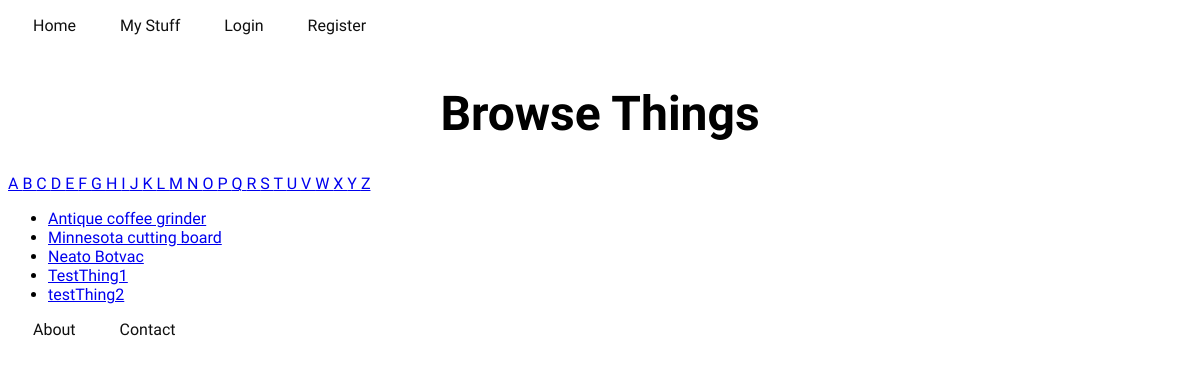
Screenshot of /browse/name/ with the database file from the repository.
### inventory/models.py (models this page shows)
class Thing(models.Model):
	name = models.CharField(max_length=255)
	description = models.TextField()
	slug = models.SlugField(unique=True)
	user = models.ForeignKey(User, blank=True, null=True)
	active = models.BooleanField(default=True)

### inventory/views.py (the view)
def browse_by_name(request, initial=None):
	if initial:
		things = Thing.objects.filter(
			name__istartswith=initial).order_by('name')
	else:
		things = Thing.objects.all().order_by('name')
	return render(request, 'search/search.html', {
		'things': things,
		'initial': initial
	})

### inventory/templates/search/search.html (shortened to what this page needs)
{% extends 'base.html' %}
{% block content %}
	<h1>
		Browse Things
	</h1>
	{% for letter in 'abcdefghijklmnopqrstuvwxyz' %}
	<a href="{% url 'browse_by_name' initial=letter %}"
		{% if initial == letter %}class="active"{% endif %}>
		{{ letter|upper }}
	</a>
	{% endfor %}
	<ul>
		{% for thing in things %}
		<li><a href="{% url 'thing_detail' slug=thing.slug %}">
			{{ thing.name }}
		</a></li>
		{% empty %}
		<li>Sorry, no results!</li>
		{% endfor %}
	</ul>
{% endblock content %}

### inventory/static/css/style.css (style rules this page uses)
body { font-family: 'Raleway', sans-serif; }
h1 { margin-top: 50px; text-align: center; font-size: 3rem; }

### rows the page displays
Thing: name "Antique coffee grinder"
Thing: name "Minnesota cutting board"
Thing: name "Neato Botvac"
Thing: name "TestThing1"
Thing: name "testThing2"

### other values shown
{{ letter|upper }} "A" "B" "C" "D" "E" "F" "G" "H" "I" "J" "K" "L" "M" "N" "O" "P" "Q" "R" "S" "T" "U" "V" "W" "X" "Y" "Z"
